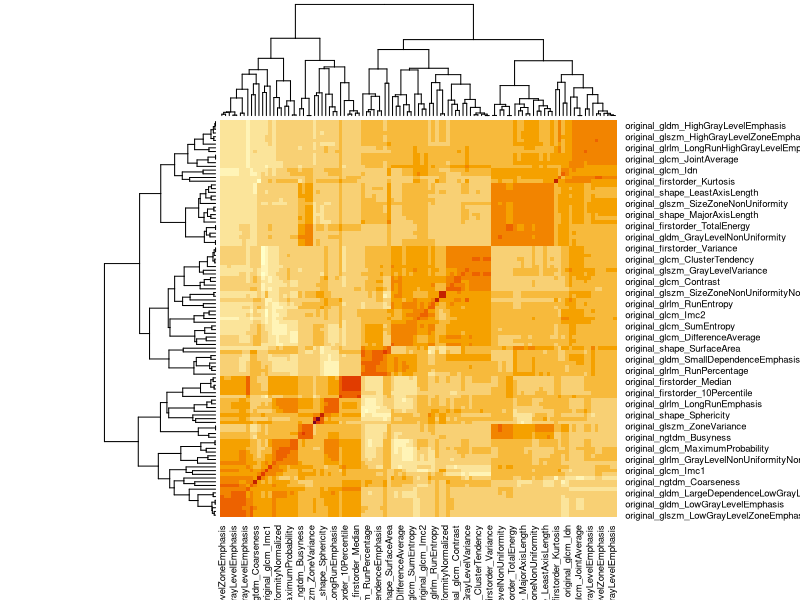
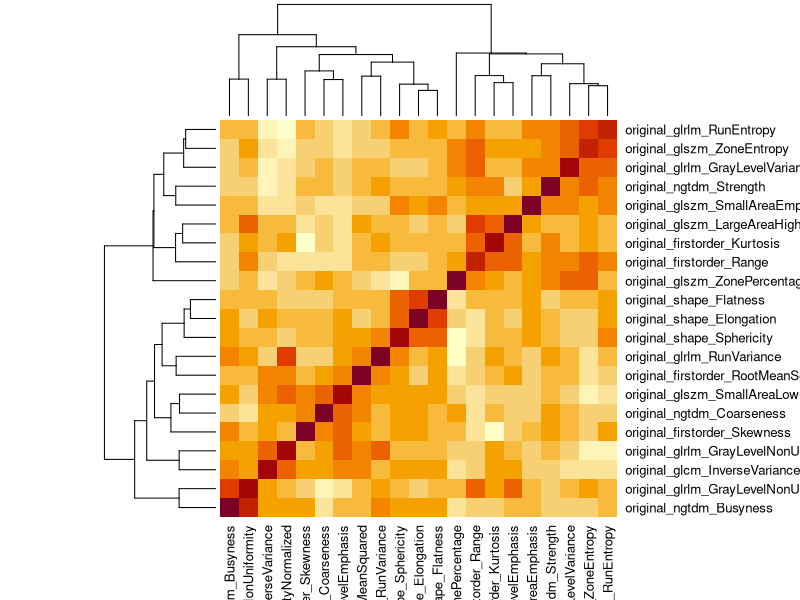

These figures' R source, in order:
## ---- chunk 1
library(readr)
radiomica_data <- read_csv("radiomica_data.csv")
#str(radiomica_data)
## ---- chunk 2
library(tidyverse)
Patient = radiomica_data$Patient
radiomica_data_quant <- radiomica_data %>% 
  select(-Patient)
## ---- chunk 3
#cor(radiomica_data_quant)
## ---- chunk 4
library(ggplot2)
heatmap(cor(radiomica_data_quant))
## ---- chunk 5

corr_matrix <- cor(radiomica_data_quant)

high_corr <- which(abs(corr_matrix) > 0.75 & upper.tri(corr_matrix), arr.ind = TRUE)

var_counts <- table(c(rownames(corr_matrix)[high_corr[,1]], colnames(corr_matrix)[high_corr[,2]]))

for (i in 1:nrow(high_corr)) {
  var1 <- rownames(corr_matrix)[high_corr[i, 1]]
  var2 <- colnames(corr_matrix)[high_corr[i, 2]]
  if (var1 %in% colnames(radiomica_data_quant) && var2 %in% colnames(radiomica_data_quant)) {
    if (var_counts[var1] <= var_counts[var2]) {
      radiomica_data_quant <- radiomica_data_quant[, !colnames(radiomica_data_quant) %in% var1]
    } else {
      radiomica_data_quant <- radiomica_data_quant[, !colnames(radiomica_data_quant) %in% var2]
    }
  }
}

## ---- chunk 6
heatmap(cor(radiomica_data_quant))
## ---- chunk 7
library(dplyr)

# Estandaritzar les dades
radiomica_data_quant <- as.data.frame(scale(radiomica_data_quant))
## ---- chunk 8
radiomica_data <- cbind(Patient, radiomica_data_quant)
## ---- chunk 9
nombre_archivo <- "radiomica_data_processed.csv"

write.csv(radiomica_data, file = nombre_archivo, row.names = FALSE)
